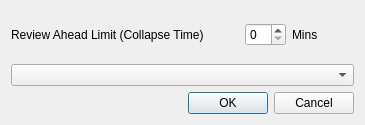
<?xml version="1.0" encoding="UTF-8"?>
<ui version="4.0">
 <class>Preferences</class>
 <widget class="QDialog" name="Preferences">
  <property name="geometry">
   <rect>
    <x>0</x>
    <y>0</y>
    <width>365</width>
    <height>125</height>
   </rect>
  </property>
  <property name="windowTitle">
   <string>Dialog</string>
  </property>
  <layout class="QVBoxLayout" name="verticalLayout">
   <item>
    <layout class="QGridLayout" name="gridLayout">
     <item row="0" column="2">
      <layout class="QHBoxLayout" name="horizontalLayout">
       <item>
        <widget class="QSpinBox" name="collapsetimebox"/>
       </item>
       <item>
        <widget class="QLabel" name="label_2">
         <property name="text">
          <string>Mins</string>
         </property>
        </widget>
       </item>
      </layout>
     </item>
     <item row="0" column="0">
      <widget class="QLabel" name="label">
       <property name="text">
        <string>Review Ahead Limit (Collapse Time)</string>
       </property>
      </widget>
     </item>
     <item row="0" column="1">
      <spacer name="horizontalSpacer">
       <property name="orientation">
        <enum>Qt::Horizontal</enum>
       </property>
       <property name="sizeHint" stdset="0">
        <size>
         <width>40</width>
         <height>20</height>
        </size>
       </property>
      </spacer>
     </item>
     <item row="0" column="3">
      <spacer name="horizontalSpacer_2">
       <property name="orientation">
        <enum>Qt::Horizontal</enum>
       </property>
       <property name="sizeHint" stdset="0">
        <size>
         <width>40</width>
         <height>20</height>
        </size>
       </property>
      </spacer>
     </item>
     <item row="1" column="0" colspan="4">
      <widget class="QComboBox" name="neworderbox"/>
     </item>
    </layout>
   </item>
   <item>
    <widget class="QDialogButtonBox" name="buttonBox">
     <property name="orientation">
      <enum>Qt::Horizontal</enum>
     </property>
     <property name="standardButtons">
      <set>QDialogButtonBox::Cancel|QDialogButtonBox::Ok</set>
     </property>
    </widget>
   </item>
  </layout>
 </widget>
 <resources/>
 <connections>
  <connection>
   <sender>buttonBox</sender>
   <signal>accepted()</signal>
   <receiver>Preferences</receiver>
   <slot>accept()</slot>
   <hints>
    <hint type="sourcelabel">
     <x>248</x>
     <y>254</y>
    </hint>
    <hint type="destinationlabel">
     <x>157</x>
     <y>274</y>
    </hint>
   </hints>
  </connection>
  <connection>
   <sender>buttonBox</sender>
   <signal>rejected()</signal>
   <receiver>Preferences</receiver>
   <slot>reject()</slot>
   <hints>
    <hint type="sourcelabel">
     <x>316</x>
     <y>260</y>
    </hint>
    <hint type="destinationlabel">
     <x>286</x>
     <y>274</y>
    </hint>
   </hints>
  </connection>
 </connections>
</ui>
